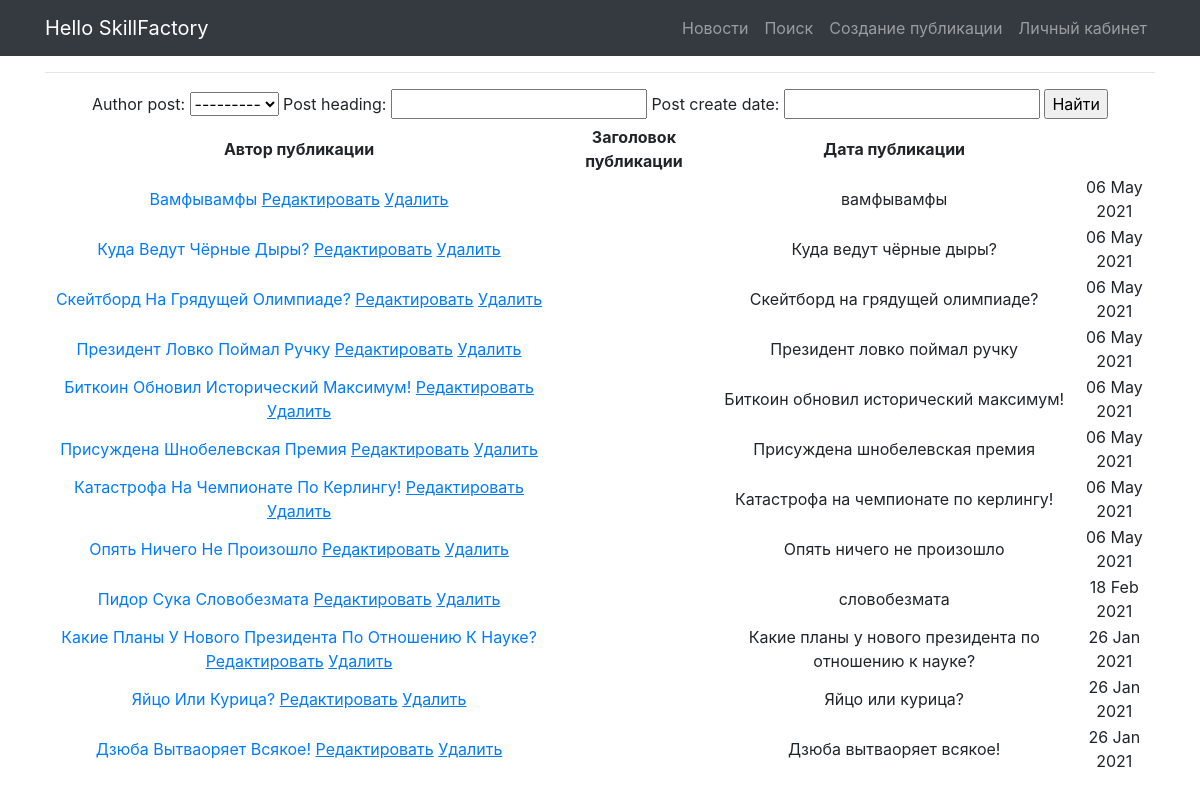
Before: /news/search with the older database file.
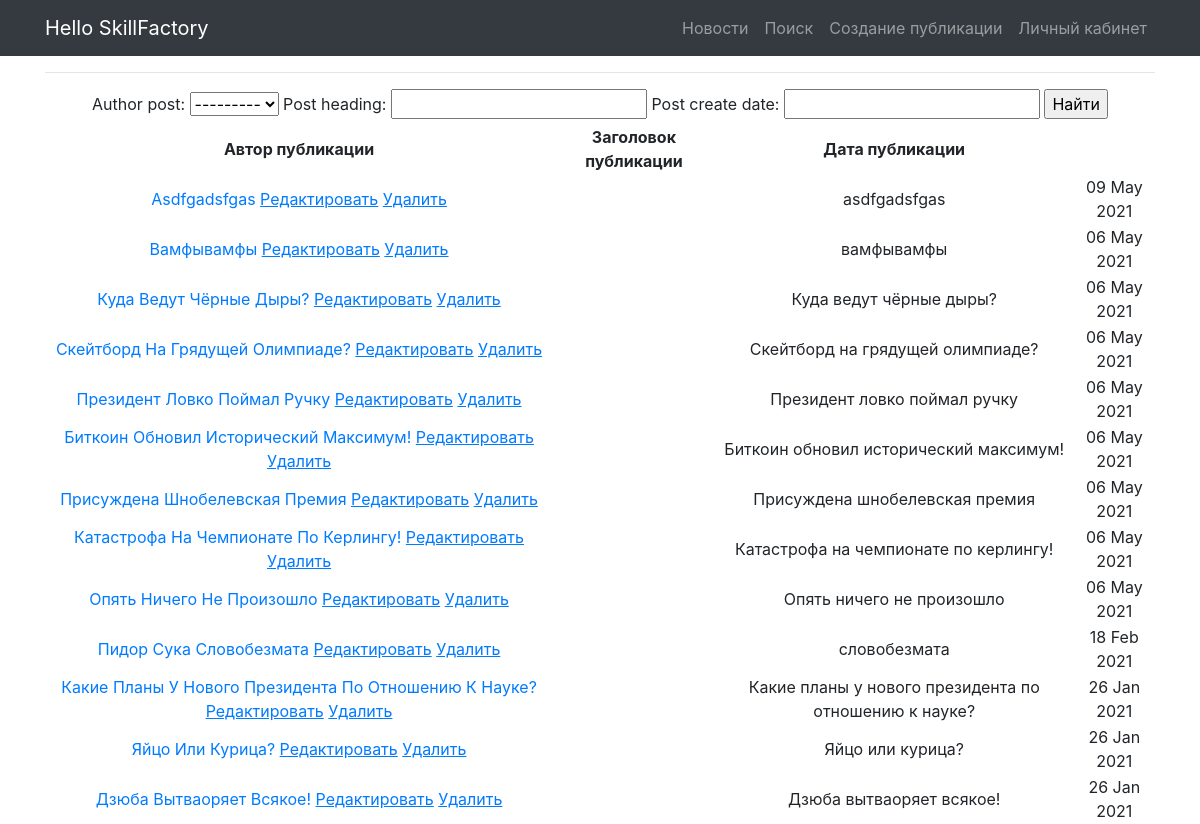
After: the same page with the newer database file.
### news/models.py (models this page shows, shortened)
class Post(models.Model):
    article = 'Article'
    news = 'News'
    POSITIONS = [
        (article, 'Статья'),
        (news, 'Новость')]
    author_post = models.ForeignKey(Author, on_delete=models.CASCADE)
    post_category = models.ManyToManyField(Category)
    post_type_select = models.CharField(max_length=32, choices=POSITIONS, default=news)
    post_heading = models.CharField(max_length=64)
    post_text = models.TextField()
    post_create_date = models.DateTimeField(auto_now_add=True)
    post_rating = models.IntegerField(default=0)

### news/views.py (the view, shortened to what this page needs)
# urls.py: path('search', NewsSearch.as_view()),
class NewsSearch(ListView):
    template_name = 'flatpages/search.html'  # указываем имя шаблона, в котором будет лежать html, в котором будут все инструкции о том, как именно пользователю должны вывестись наши объекты
    context_object_name = 'news'  # это имя списка, в котором будут лежать все объекты, его надо указать, чтобы обратиться к самому списку объектов через html-шаблон
    queryset = Post.objects.all().values().order_by('-id')
    paginate_by = 10
    form_class = NewsForm
    def get_context_data(self, **kwargs):  # забираем отфильтрованные объекты переопределяя метод get_context_data у наследуемого класса (привет полиморфизм, мы скучали!!!)
        context = super().get_context_data(**kwargs)
        context['filter'] = NewsFilter(self.request.GET, queryset=self.get_queryset())  # вписываем наш фильтр в контекст
        context['categories'] = Post.objects.all()
        context['form'] = NewsForm()
        return context

### news/forms.py
class NewsForm(ModelForm):
    class Meta:
        model = Post
        fields = ['author_post', 'post_heading', 'post_type_select', 'post_text', 'post_category']

### news/models.py (called while the page is built)
    def __str__(self):
        return self.author.username

### news/templatetags/_filters.py (called while the page is built)
@register.filter(name='censor')
def censor(value):
    arg = ['пидор', 'сука', 'ниггер']
    b = value.split(' ')
    for c in arg:
        for a in b:
            if a == c:
                b.remove(a)
    return ' '.join(b)

### templates/flatpages/search.html (shortened to what this page needs)
{% extends 'flatpages/default.html' %}
{% load _filters %}
{% block content %}
    <hr>
     <form method="GET">
            {{ filter.form }}
            <input type="submit" value="Найти">
        </form>
        <table>
            <thead>
                <th>
                    Автор публикации
                </th>
                <th>
                    Заголовок публикации
                </th>
                <th>
                    Дата публикации
                </th>
            </thead>
            {% for post in filter.qs %}
                <tr>
                    <td>
                        <a href="{% url 'details' post.id %}">{{ post.post_heading|title }}</a>
                        <a href="{% url 'edit' post.id %}"><u>Редактировать</u></a>
                        <a href="{% url 'delete' post.id %}"><u> Удалить </u></a>
                    </td>
                    <td>
                    </td>
                    <td>
                        {{ post.post_heading|censor }}
                    </td>
                    <td>
                        {{ post.post_create_date|date:'d M Y'}}
                    </td>
                </tr>
            {% endfor %}
        </table>
{% endblock content %}

Changed rows visible on the page:
added Post: post_heading "Asdfgadsfgas", post_heading|censor "asdfgadsfgas", post_create_date "09 May 2021"
